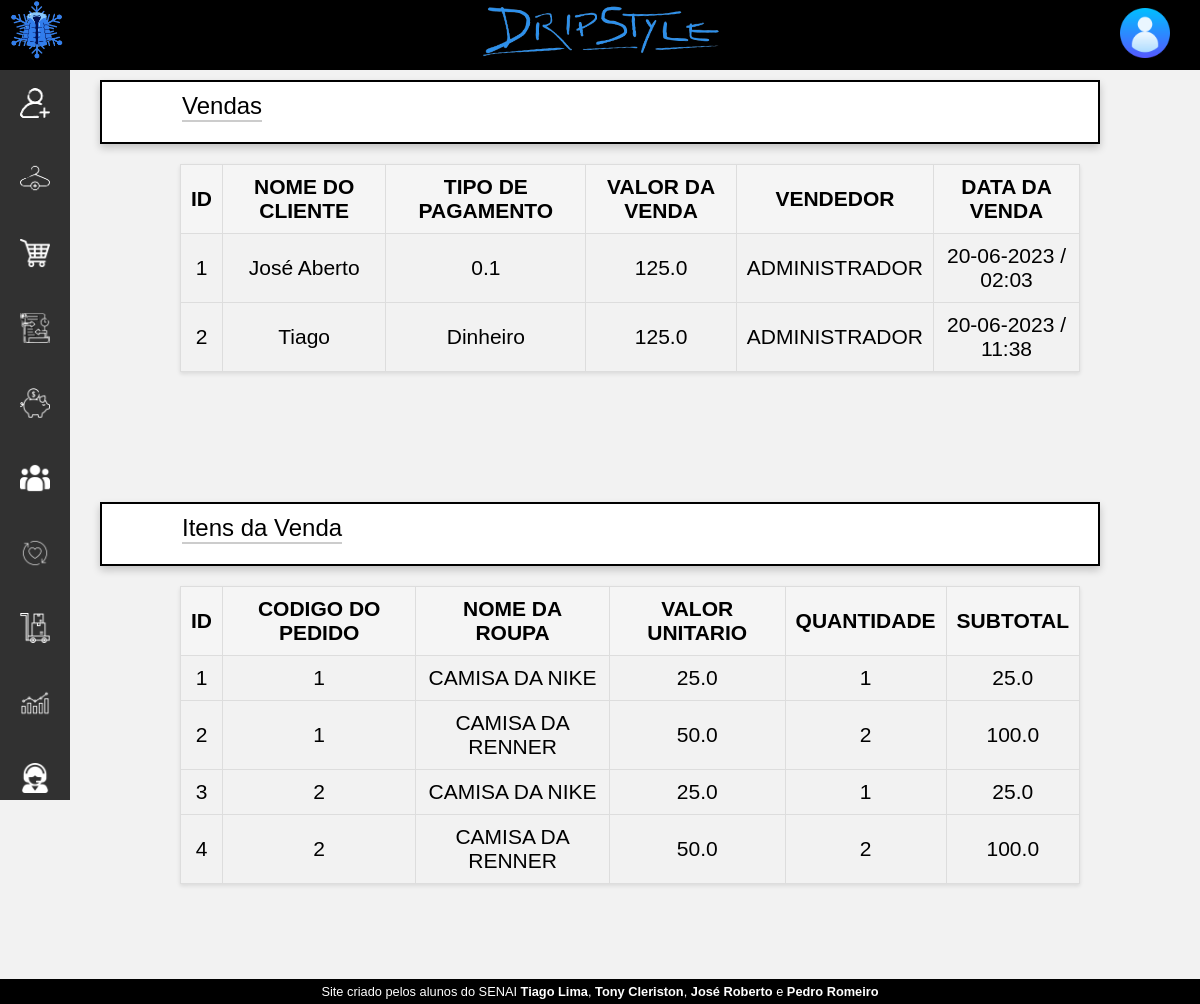
/historico (signed in), run on the app's committed database.
### loja_de_roupa/models/__init__.py (models this page shows)
class Vendas(database.Model):
    id_venda = database.Column(database.Integer, primary_key=True)
    nome_cliente = database.Column(database.String, nullable=False)
    total_da_venda = database.Column(database.Float, nullable=False)
    tipo_pagamento_fk = database.Column(database.String)
    vendedor = database.Column(database.String)
    fuso_horario = pytz.timezone('America/Sao_Paulo')
    data_hora_atual = datetime.datetime.now(fuso_horario)
    data_da_venda = database.Column(database.DateTime, default=data_hora_atual)

class Itens_Venda(database.Model):
    id_itens_venda = database.Column(database.Integer, primary_key=True)
    codigo_venda = database.Column(database.Integer)
    roupas_fk = database.Column(database.String, nullable=False)
    valor_unitario = database.Column(database.Float)
    subtotal = database.Column(database.Float)
    qtd = database.Column(database.Integer)

### loja_de_roupa/routers/__init__.py (the view)
@app.route("/historico", methods=['GET', 'POST'])
@login_required
def historico():
    vendas = Vendas.query.all()
    itens_venda = Itens_Venda.query.all()
    vendas_data = [{'id_venda': venda.id_venda,
                    'nome_cliente': venda.nome_cliente,
                    'total_da_venda': venda.total_da_venda,
                    'tipo_pagamento_fk': venda.tipo_pagamento_fk,
                    'vendedor': venda.vendedor,
                    'data_da_venda': venda.data_da_venda} for venda in vendas]
    itens_venda_data = [{'id_itens_venda': item.id_itens_venda,
                         'codigo_venda': item.codigo_venda,
                         'roupas_fk': item.roupas_fk,
                         'valor_unitario': item.valor_unitario,
                         'subtotal': item.subtotal,
                         'qtd': item.qtd} for item in itens_venda]
    return render_template('historicoVendas.html', vendas=vendas_data,itens_venda=itens_venda_data)

### loja_de_roupa/models/__init__.py (called while the page is built)
@login_manager.user_loader
def load_usuario(id):
    return Usuario.query.get(id)

### loja_de_roupa/templates/historicoVendas.html (shortened to what this page needs)
{% extends 'base.html' %} {% block body %}
<div class="page-wrapper">
	<div class="header">
		<div class="row">
			<div class="title">
				Vendas
			</div>
		</div>
	</div>
	<div class="content">
		<table>
			<thead>
                <tr>
                    <th>ID</th>
                    <th>Nome do Cliente</th>
                    <th>Tipo de Pagamento</th>
                    <th>Valor da Venda</th>
                    <th>Vendedor</th>
                    <th>Data da Venda</th>
                </tr>
            </thead>
            <tbody>
                {% for venda in vendas %}
                <tr>
                    <td>{{ venda.id_venda }}</td>
                    <td>{{ venda.nome_cliente }}</td>
                    <td>{{ venda.tipo_pagamento_fk }}</td>
                    <td>{{ venda.total_da_venda }}</td>
                    <td>{{ venda.vendedor }}</td>
                    <td>{{ venda.data_da_venda.strftime('%d-%m-%Y / %H:%M') }}</td>
                </tr>
                {% endfor %}
            </tbody>
		</table>
	</div>
</div>
<div class="page-wrapper">
	<div class="header">
		<div class="row">
			<div class="title">
				Itens da Venda
			</div>
		</div>
	</div>
	<div class="content">
		<table>
			<thead>
            <tr>
                <th>ID</th>
                <th>Codigo do Pedido</th>
                <th>Nome da Roupa</th>
                <th>Valor Unitario</th>
                <th>Quantidade</th>
                <th>Subtotal</th>
            </tr>
        </thead>
        <tbody>
            {% for item in itens_venda %}
            <tr>
                <td>{{ item.id_itens_venda }}</td>
                <td>{{ item.codigo_venda }}</td>
                <td>{{ item.roupas_fk }}</td>
                <td>{{ item.valor_unitario }}</td>
                <td>{{ item.qtd }}</td>
                <td>{{ item.subtotal }}</td>
            </tr>
            {% endfor %}
        </tbody>
		</table>
	</div>
</div>
{% endblock %}

### loja_de_roupa/static/style.css (style rules this page uses)
* { margin: 0; padding: 0; box-sizing: border-box; }
body { background-color: #f2f2f2; font-family: Arial, sans-serif; }
table { border-collapse: collapse; width: 100%; max-width: 1400px; margin: 0 auto; }
thead { background-color: #333; color: #fff; }
th, td { padding: 10px; text-align: center; }
th { text-transform: uppercase; }
tbody tr:nth-child(even) { background-color: #f2f2f2; }
.content { margin-left: 60px; padding: 20px; }

### loja_de_roupa/templates/historicoVendas.html (style rules this page uses)
body { font-family: Arial, sans-serif; margin: 0; padding: 0; }
.page-wrapper { padding: 100px; padding-top: 10px; }
.header { background-color: #fff; color: #000; padding: 10px; padding-right: 80px; padding-left: 80px; box-shadow: 0 4px 8px rgba(0, 0, 0, 0.2); border: 2px solid #000; }
.row { display: flex; align-items: center; justify-content: space-between; margin-bottom: 10px; }
.title { font-size: 24px; border-bottom: 2px solid #ccc; }
.content table { width: 100%; border-collapse: collapse; box-shadow: 0 2px 4px rgba(0, 0, 0, 0.1); }
.content th, .content td { padding: 10px; border: 1px solid #ddd; }
.content th { background-color: #f5f5f5; font-weight: bold; color: #000; }
.content td:first-child { text-align: center; }
.content td:last-child { text-align: center; }
tr { font-size: 21px; }

### data on the page
Vendas: id_venda "1", nome_cliente "José Aberto", tipo_pagamento_fk "0.1", total_da_venda "125.0", vendedor "ADMINISTRADOR", data_da_venda "20-06-2023 / 02:03"
Vendas: id_venda "2", nome_cliente "Tiago", tipo_pagamento_fk "Dinheiro", total_da_venda "125.0", vendedor "ADMINISTRADOR", data_da_venda "20-06-2023 / 11:38"
Itens_Venda: id_itens_venda "1", codigo_venda "1", roupas_fk "CAMISA DA NIKE", valor_unitario "25.0", qtd "1", subtotal "25.0"
Itens_Venda: id_itens_venda "2", codigo_venda "1", roupas_fk "CAMISA DA RENNER", valor_unitario "50.0", qtd "2", subtotal "100.0"
Itens_Venda: id_itens_venda "3", codigo_venda "2", roupas_fk "CAMISA DA NIKE", valor_unitario "25.0", qtd "1", subtotal "25.0"
Itens_Venda: id_itens_venda "4", codigo_venda "2", roupas_fk "CAMISA DA RENNER", valor_unitario "50.0", qtd "2", subtotal "100.0"
